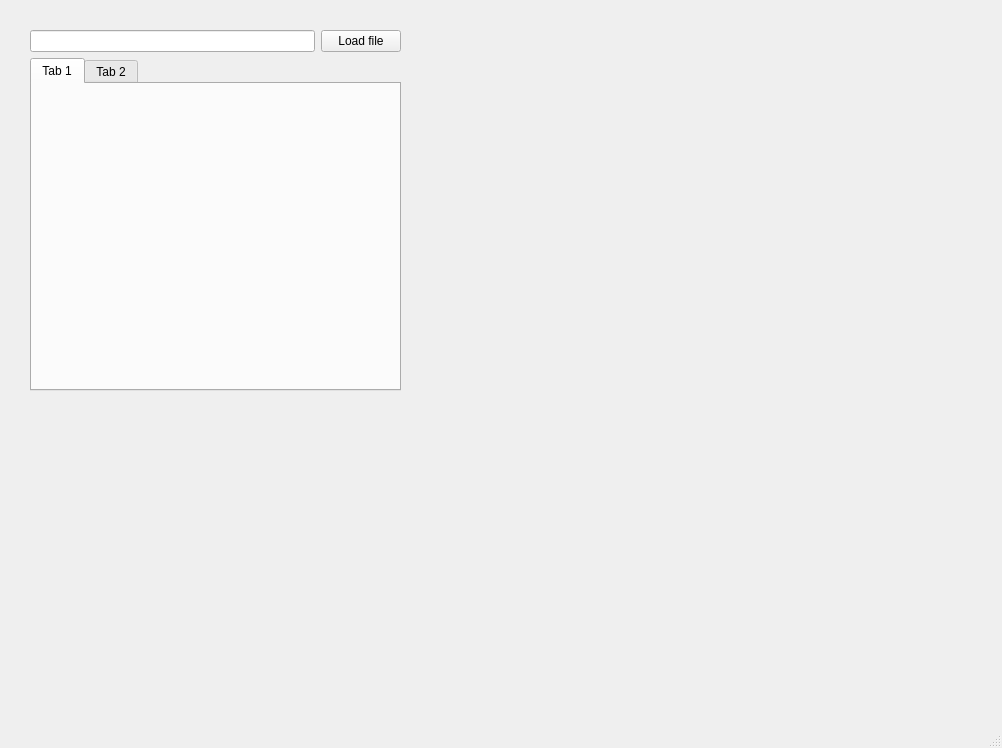
<?xml version="1.0" encoding="UTF-8"?>
<ui version="4.0">
 <class>MainWindow</class>
 <widget class="QMainWindow" name="MainWindow">
  <property name="geometry">
   <rect>
    <x>0</x>
    <y>0</y>
    <width>1002</width>
    <height>748</height>
   </rect>
  </property>
  <property name="sizePolicy">
   <sizepolicy hsizetype="Expanding" vsizetype="Expanding">
    <horstretch>0</horstretch>
    <verstretch>0</verstretch>
   </sizepolicy>
  </property>
  <property name="windowTitle">
   <string>MainWindow</string>
  </property>
  <widget class="QWidget" name="centralwidget">
   <widget class="QWidget" name="verticalLayoutWidget">
    <property name="geometry">
     <rect>
      <x>30</x>
      <y>30</y>
      <width>371</width>
      <height>361</height>
     </rect>
    </property>
    <layout class="QVBoxLayout" name="verticalLayout">
     <item>
      <layout class="QHBoxLayout" name="horizontalLayout">
       <item>
        <widget class="QLineEdit" name="lineEdit">
         <property name="sizePolicy">
          <sizepolicy hsizetype="Expanding" vsizetype="Fixed">
           <horstretch>0</horstretch>
           <verstretch>0</verstretch>
          </sizepolicy>
         </property>
        </widget>
       </item>
       <item>
        <widget class="QPushButton" name="pushButton">
         <property name="sizePolicy">
          <sizepolicy hsizetype="Fixed" vsizetype="Fixed">
           <horstretch>0</horstretch>
           <verstretch>0</verstretch>
          </sizepolicy>
         </property>
         <property name="text">
          <string>Load file</string>
         </property>
        </widget>
       </item>
      </layout>
     </item>
     <item>
      <widget class="QTabWidget" name="tabWidget">
       <property name="currentIndex">
        <number>0</number>
       </property>
       <widget class="QWidget" name="tab">
        <attribute name="title">
         <string>Tab 1</string>
        </attribute>
        <widget class="PlotWidget" name="widget_2" native="true">
         <property name="geometry">
          <rect>
           <x>40</x>
           <y>30</y>
           <width>281</width>
           <height>231</height>
          </rect>
         </property>
         <property name="sizePolicy">
          <sizepolicy hsizetype="Expanding" vsizetype="Expanding">
           <horstretch>0</horstretch>
           <verstretch>0</verstretch>
          </sizepolicy>
         </property>
        </widget>
       </widget>
       <widget class="QWidget" name="tab_2">
        <attribute name="title">
         <string>Tab 2</string>
        </attribute>
       </widget>
      </widget>
     </item>
    </layout>
   </widget>
  </widget>
  <widget class="QMenuBar" name="menubar">
   <property name="geometry">
    <rect>
     <x>0</x>
     <y>0</y>
     <width>1002</width>
     <height>21</height>
    </rect>
   </property>
  </widget>
  <widget class="QStatusBar" name="statusbar"/>
 </widget>
 <customwidgets>
  <customwidget>
   <class>PlotWidget</class>
   <extends>QWidget</extends>
   <header>pyqtgraph</header>
   <container>1</container>
  </customwidget>
 </customwidgets>
 <resources/>
 <connections/>
</ui>
